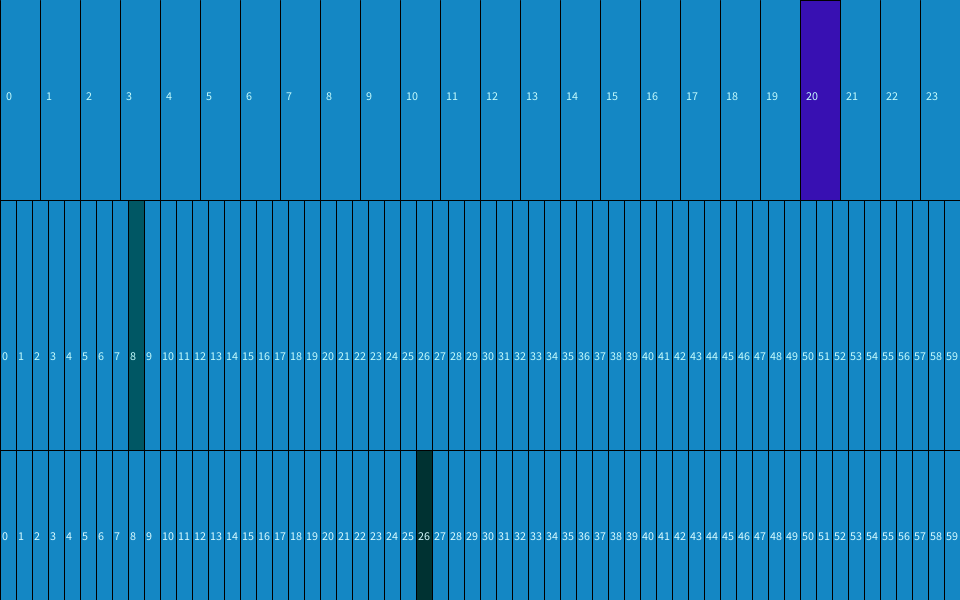
Frame 1 (no input)
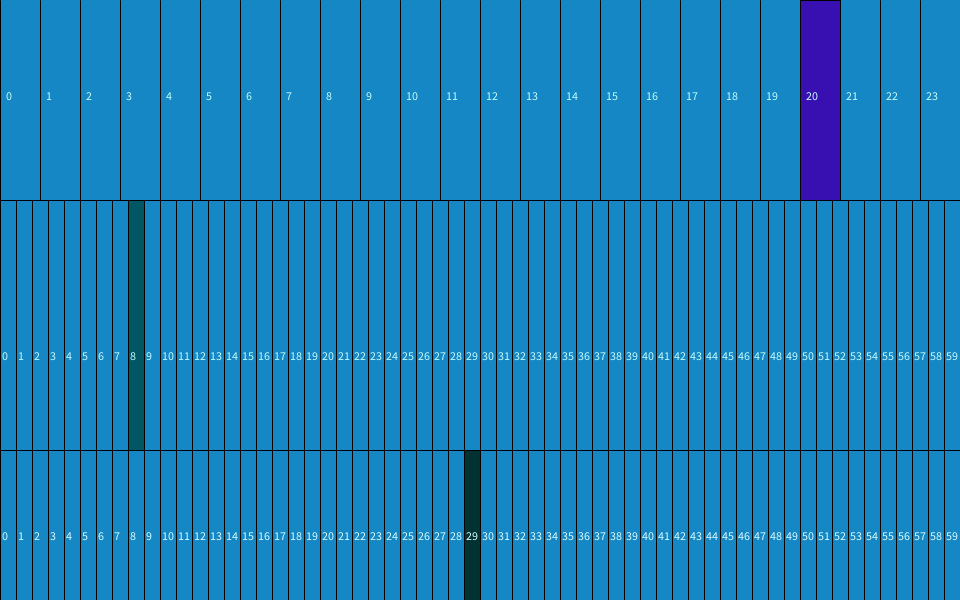
Frame 60 (the mouse pressed at the canvas centre just before this capture)
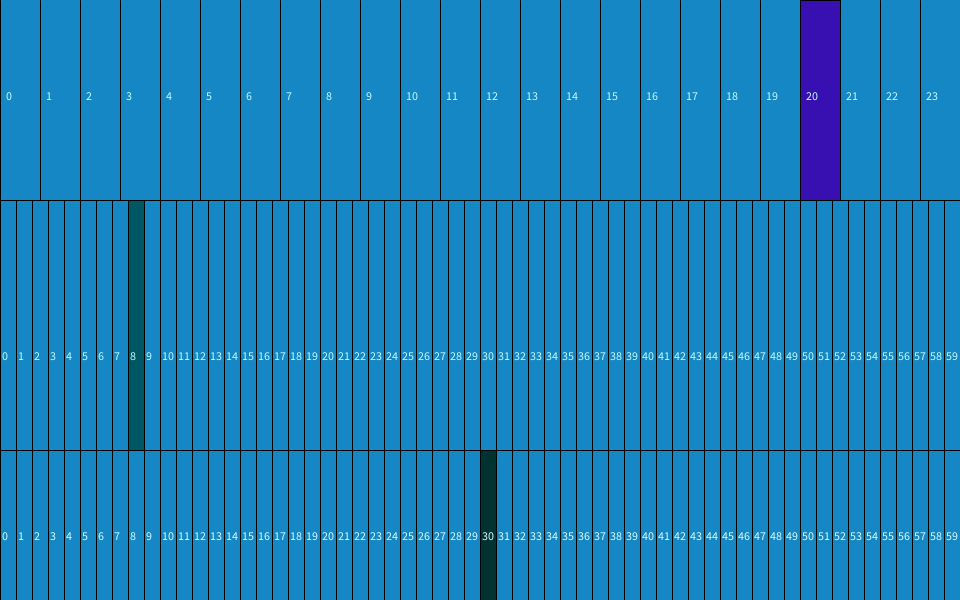
Frame 120 (the mouse held since frame 60 and released just before this capture)

The Processing sketch that drew these frames (run headless with seeded random() and noise(); from frame 60 on, the mouse is pressed at the canvas centre):

// Processing sketch: linear
// ── linear.pde

void setup(){
        size(960, 600);
}

int seconds = 0;
int minutes = 0;
int hours = 0;
void draw(){
        background(20, 135, 196);
        // draw update rectangles per second, minute and hour
        fill((seconds*4)%255, 50, 50);
        rect(width/60*second(), 3*height/4, width/60, height/4);
        fill((minutes*4)%4, 87, 100);
        rect(width/60*minute(), height/3, width/60, 5*height/12);
        fill(56, 16, 178);
        rect(width/24*hour(), 0, width/24, height/3);
        // draw grid
        for(int i=0; i<width; i+=width/24) {
                line(i, 0, i, height/3);
                fill(196, 251, 252);
                text(i/40,i+6, height/6);
        }
        line(0, height/3, width, height/3);
        for(int i=0; i<width; i+= width/60) {
                line(i, height/3, i, 3*height/4);
                fill(196, 251, 252);
                text(i/16, i+2, 3*height/5);
        }
        line(0, 3*height/4, width, 3*height/4);
        for(int i=0; i<width; i += width/60) {
                line(i, 3*height/4, i, height);
                fill(216, 251, 255);
                text(i/16, i+2, 9*height/10);
        }
}
